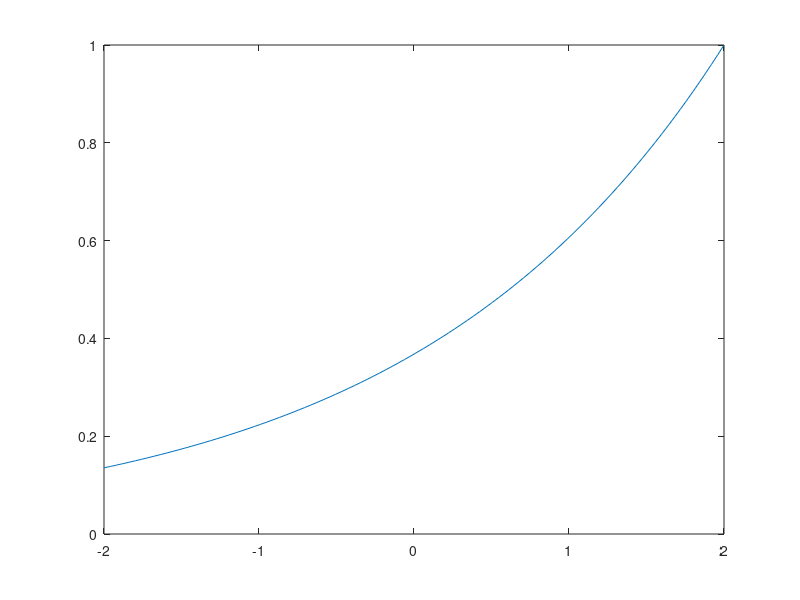

This figure's MATLAB source: (Note: this script raises an error after producing the figure.)
bx = @(x,k,A,B) A*exp(k*x) + B*exp(-k*x);

a = 1;
x = linspace(-2,2,100);
k = 0.5;

C = 1;
A = C/(2*k*a)*exp(-2*k*a);
B = C/(2*k*a)*(2*k*a-1);
plot(x,bx(x,k,A,B))

%%

a = 1;
x = linspace(-2,2,200);
%k = 0.5;
k = 0.01:0.2:3.5;
[X,K] = ndgrid(x,k);
C = 1;

bx = tearing_bx(X,K,a,C);

plot(x,bx)

%pcolor(x,k,bx')
colormap(pic_colors('blue_red'))
hb = colorbar(gca);
